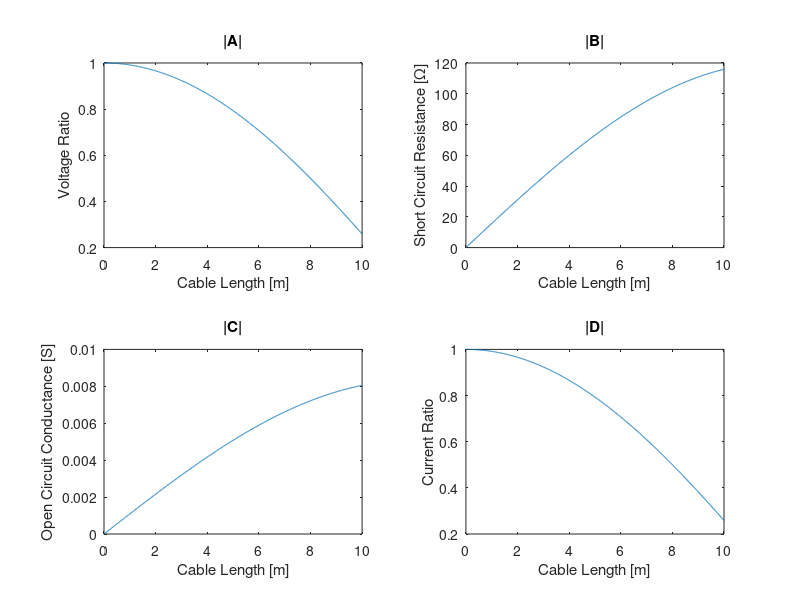

Write the MATLAB code that produced this figure. (Note: this script raises an error after producing the figure.)
clear

% Define the input values that will be passed
f = 2.5e6; % Clock frequency
%f = 250e3;
%f = 0.00001;
IDC = 2; % Input DC current

% Define the physical parameters of the twisted pair line
RDC = 36.7/1000; % Total DC resistance with conversion [ohm/m]
Ccc = 46e-12; % Conductor to conductor capicatance [pF/m]
Ccs = 82e-12; % Conductor to shield capicatance [pF/m]
Cap = Ccc + Ccs; % C value is Ccc + Ccs in current config
L = 1e-6; % Inductance value [uH/m]
LRRatio = 25e-6; % L/R ratio at high frequencies [uH/ohm]
R = L/LRRatio; % Nominal resistance calculated using ratio
Z_0 = 120; % Characteristic impedance is 120 ohms
Z_l = 69.63*exp(1j*deg2rad(-44.11)); % Load impedance of the clock
G = R/((Z_0)^2); % Use R and Z_0 relationship to find G

% Calculate the propagation constant from RLGC values
propConst = (R+2*pi*f*L*1j)/Z_0;

% Create a linspace variable for length
len = linspace(0.01, 10, 1000);

% Calculate ABCD parameters as a function of cable length
A = cosh(len.*propConst);
B = Z_0.*sinh(len.*propConst);
C = sinh(len.*propConst)./Z_0;
D = cosh(len.*propConst);

% Separate out the magnitude and angle elements to display
A_mag = abs(A);
A_angle = angle(A);
A_angle_deg = rad2deg(A_angle);

B_mag = abs(B);
B_angle = angle(B);
B_angle_deg = rad2deg(B_angle);

C_mag = abs(C);
C_angle = angle(C);
C_angle_deg = rad2deg(C_angle);

D_mag = abs(D);
D_angle = angle(D);
D_angle_deg = rad2deg(D_angle);

% Display the magnitude of the ABCD parameters
figure(1);
subplot(2,2,1);
plot(len, A_mag)
title('|A|')
xlabel('Cable Length [m]')
ylabel('Voltage Ratio')


subplot(2,2,2);
plot(len, B_mag)
title('|B|')
xlabel('Cable Length [m]')
ylabel('Short Circuit Resistance [\Omega]')

subplot(2,2,3);
plot(len, C_mag)
title('|C|')
xlabel('Cable Length [m]')
ylabel('Open Circuit Conductance [S]')

subplot(2,2,4);
plot(len, D_mag)
title('|D|')
xlabel('Cable Length [m]')
ylabel('Current Ratio')

sgtitle('ABCD Parameter Magnitudes')


% Display the angle of the ABCD parameters
figure(2);
subplot(2,2,1);
plot(len, A_angle_deg)
title('\angle A')
xlabel('Cable Length [m]')
ylabel('Voltage Ratio Angle [\circ]')


subplot(2,2,2);
plot(len, B_angle_deg)
title('\angle B')
xlabel('Cable Length [m]')
ylabel('Short Circuit Resistance Angle [\circ]')

subplot(2,2,3);
plot(len, C_angle_deg)
title('\angle C')
xlabel('Cable Length [m]')
ylabel('Open Circuit Conductance Angle [\circ]')

subplot(2,2,4);
plot(len, D_angle_deg)
title('\angle D')
xlabel('Cable Length [m]')
ylabel('Current Ratio Angle [\circ]')

sgtitle('ABCD Parameter Angles')

% Calculate S parameters using ABCD parameters and arbitrary load
s11 = (B-Z_l.*(D-A+Z_l.*C))./(B+Z_l.*(D+A+Z_l.*C));
s12 = (2.*Z_l.*(A.*D-B.*C))./(B+Z_l.*(D+A+Z_l.*C));
s21 = 2.*Z_l./(B+Z_l.*(D+A+Z_l.*C));
s22 = (B-Z_l.*(A-D+Z_l.*C))./(B+Z_l.*(D+A+Z_l.*C));

% Separate out the magnitude and angle elements to display
s11_mag = abs(s11);
s11_angle = angle(s11);
s11_angle_deg = wrapTo360(rad2deg(s11_angle));

s12_mag = abs(s12);
s12_angle = angle(s12);
s12_angle_deg = wrapTo180(rad2deg(s12_angle));

s21_mag = abs(s21);
s21_angle = angle(s21);
s21_angle_deg = wrapTo180(rad2deg(s21_angle));

s22_mag = abs(s22);
s22_angle = angle(s22);
s22_angle_deg = wrapTo360(rad2deg(s22_angle));

% Display the magnitude of the s parameters
figure(3);
subplot(2,2,1);
plot(len, s11_mag)
title('|s_{11}|')
xlabel('Cable Length [m]')
ylabel('Input Reflection Coefficient')

subplot(2,2,2);
plot(len, s12_mag)
title('|s_{12}|')
xlabel('Cable Length [m]')
ylabel('Forward Transmission Coefficient')

subplot(2,2,3);
plot(len, s21_mag)
title('|s_{21}|')
xlabel('Cable Length [m]')
ylabel('Reverse Transmission Coefficient')

subplot(2,2,4);
plot(len, s22_mag)
title('|s_{22}|')
xlabel('Cable Length [m]')
ylabel('Output Reflection Coefficient')

sgtitle('s Parameter Magnitudes')

% Display the angle of the s parameters
figure(4);
subplot(2,2,1);
plot(len, s11_angle_deg)
title('\angle s_{11}')
xlabel('Cable Length [m]')
ylabel('Input Reflection Coefficient [\circ]')

subplot(2,2,2);
plot(len, s12_angle_deg)
title('\angle s_{12}')
xlabel('Cable Length [m]')
ylabel('Forward Transmission Coefficient [\circ]')

subplot(2,2,3);
plot(len, s21_angle_deg)
title('\angle s_{21}')
xlabel('Cable Length [m]')
ylabel('Reverse Transmission Coefficient [\circ]')

subplot(2,2,4);
plot(len, s22_angle_deg)
title('\angle s_{22}')
xlabel('Cable Length [m]')
ylabel('Output Reflection Coefficient [\circ]')

sgtitle('s Parameter Angles')

% Calculate the DC voltage drop and power loss and plot them as a function of cable length
VDC_loss = IDC.*RDC.*len;
PDC_loss = IDC.^2.*RDC.*len;

figure(5);
yyaxis left
plot(len, VDC_loss)
ylabel('DC Voltage Loss [V]')

yyaxis right
plot(len, PDC_loss)
ylabel('DC Power Loss [W]')

title('DC Voltage [V] and Power [W] Loss vs Cable Length [m]')
xlabel('Cable Length [m]')
